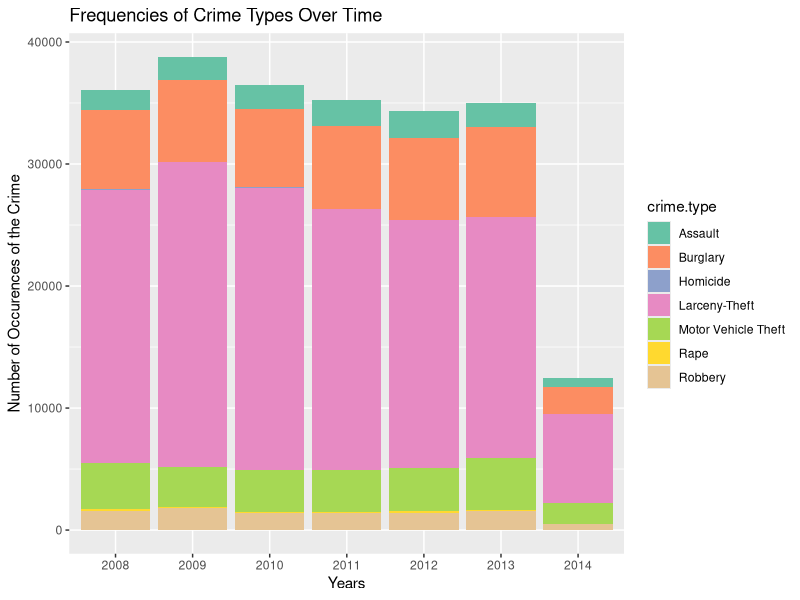
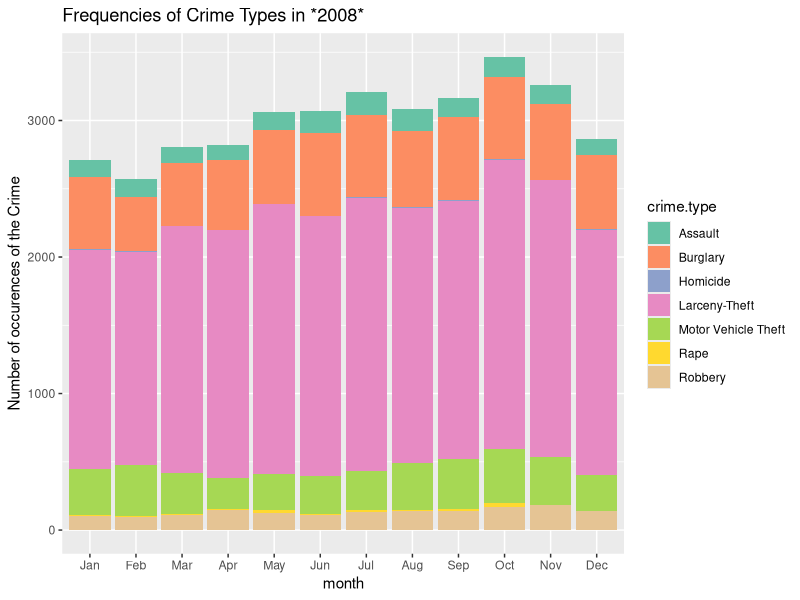
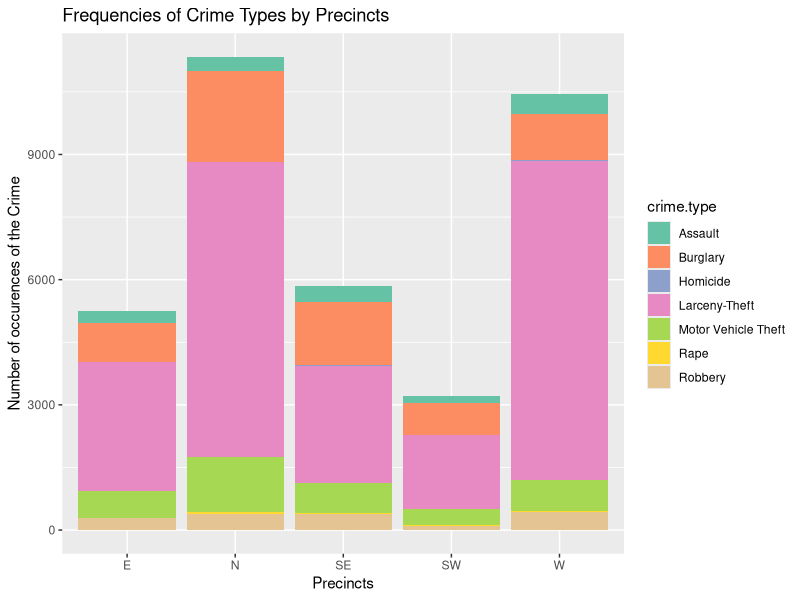

Write the R code that produced these figures, in order.
#loading libraries
library("dplyr")
library("ggplot2")

# Read in CSV file
seattle <- read.csv('data/Seattle_Crime_Stats_2008_To_Present.csv', stringsAsFactors = FALSE)

# Original Data frame we will be working with
seattle.crime <- mutate(seattle, year = substr(REPORT_DATE, 7, 10)) %>% 
  mutate(month = substr(REPORT_DATE, 1, 2)) %>% 
  select(CRIME_TYPE, STAT_VALUE, REPORT_DATE, Precinct, month, year)
names(seattle.crime) <- c("crime.type", "stat.value", "report.date", "precinct", "month", "year")
View(seattle.crime)

#Crime Vs Years Data Frame
crime.years <- group_by(seattle.crime, year, crime.type) %>% summarise(count = sum(stat.value))
View(crime.years)

#Crime Vs Months
#NOTE: in the shiny app we will make it that the filtered year can be manipulated by the user
crime.months <- filter(seattle.crime, year == 2008) %>% 
group_by(month, crime.type) %>% summarise(count = sum(stat.value))
View(crime.months)

#Crime Vs Precincts
#NOTE: in the shiny app we will make it that the filtered year can be manipulated by the user
crime.precincts <- filter(seattle.crime, year == 2008) %>% 
group_by(precinct, crime.type) %>% summarise(count = sum(stat.value))
View(crime.precincts)


# Crime v. Years Plot
# If we are going to have an option to filter the data by crime type, we need the following line of code:
  # crime.years <- crime.years %>% filter(crime.type == "crime type")
ggplot(crime.years, aes(x = year, y = count, fill = crime.type)) +
  geom_col() +
  labs(x = "Years", y = "Number of Occurences of the Crime", title = "Frequencies of Crime Types Over Time") +
  scale_fill_brewer(type = "qual", palette = "Set2")
  

# Crime v. Months
# Month numbers to month names: to make the graph more readable
months <- c("01" = "Jan", "02" = "Feb", "03" = "Mar", "04" = "Apr",
               "05" = "May", "06" = "Jun", "07" = "Jul", "08" = "Aug",
               "09" = "Sep", "10" = "Oct", "11" = "Nov", "12" = "Dec")
months.as.numbers <- crime.months$month
months.names <- months[months.as.numbers]
crime.months$month <- months.names
# Prevents alphabetical sorting of the x axis.
crime.months$month <- factor(crime.months$month, levels = unique(crime.months$month))
ggplot(crime.months, aes(x = month, y = count, fill = crime.type)) +
  scale_x_discrete("month") +
  geom_col() +
  labs(x = "Months", y = "Number of occurences of the Crime", title = "Frequencies of Crime Types in *2008*") +
  scale_fill_brewer(type = "qual", palette = "Set2")

# Crime v. Precincts
ggplot(crime.precincts, aes(x = precinct, y = count, fill = crime.type)) +
  geom_col() +
  labs(x = "Precincts", y = "Number of occurences of the Crime", title = "Frequencies of Crime Types by Precincts") +
  scale_fill_brewer(type = "qual", palette = "Set2")


